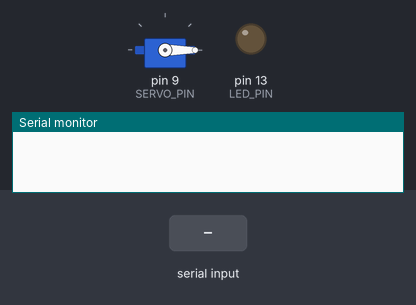
The sketch below on a simulated Arduino Uno, built with avr-gcc and run on an emulated ATmega328P. Shown: servo, output pins drawn as LEDs (lit = HIGH), the last lines printed to the serial monitor. The test bench sets the inputs (shaded band).

Above: at 1.2 s.
1.3 s: "a" received over Serial
At 2.1 s:
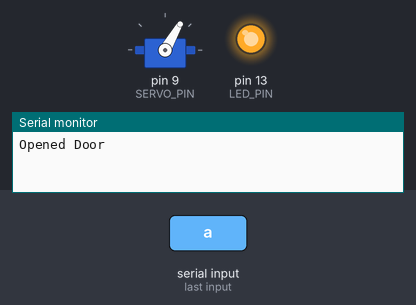
3.8 s: "c" received over Serial
At 4.4 s:
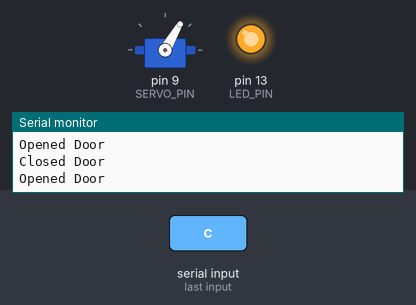
5.3 s: "1" received over Serial
At 6.5 s:
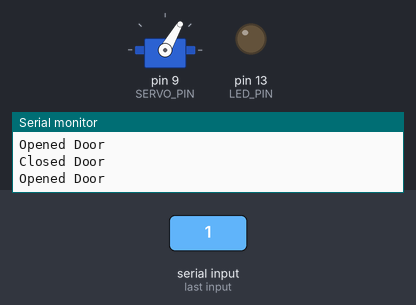
6.8 s: "b" received over Serial
At 7.9 s:
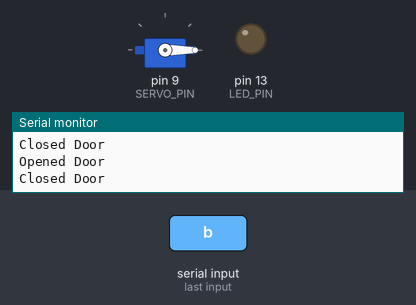
Timing chart, 0 to 9.3 s (numbered marks = the images above; inputs shaded):
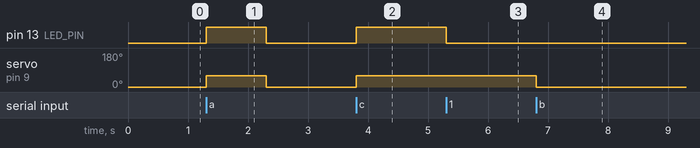

Measured:
- after the input at 1.3 s, pin 13 (LED_PIN): LOW → HIGH at once, → LOW 1.0 s later; servo on pin 9 (SERVO_PIN): 0° → 60° at once, → 0° 1.0 s later
- after the input at 3.8 s, pin 13 (LED_PIN): LOW → HIGH at once; servo on pin 9 (SERVO_PIN): 0° → 60° at once
- after the input at 5.3 s, pin 13 (LED_PIN): HIGH → LOW at once
- after the input at 6.8 s, servo on pin 9 (SERVO_PIN): 60° → 0° at once

The sketch:

petfeederv2.ino
```cpp
#include<Servo.h>

Servo servo;
const int LED_PIN =  LED_BUILTIN; // The number of the LED pin
int SERVO_PIN = 9;    // The pin which the servo is attached to
int CLOSE_ANGLE = 0;  // The closing angle of the servo motor arm
int OPEN_ANGLE = 60;  // The opening angle of the servo motor arm

void setup() {
  // put your setup code here, to run once:
  Serial.begin(9600);
  pinMode(LED_PIN,OUTPUT);
  servo.attach(SERVO_PIN);
  servo.write(CLOSE_ANGLE); // Close the trapdoor when it first boots up
}

void loop() {
  // put your main code here, to run repeatedly:
  if(Serial.available()){
    char c = Serial.read();   // Read data sent by the cloud
    switch(c){
      case 'a' : digitalWrite(LED_PIN,HIGH);  // If character received is 'a', dispense the treat
                 open_door();
                 delay(1000);
                 close_door();
                 digitalWrite(LED_PIN,LOW);
                 break;
      case 'b' : digitalWrite(LED_PIN,LOW);   // If charecter received is 'b', close the trapdoor
                 close_door();
                 break;
      case 'c' : digitalWrite(LED_PIN,HIGH);  // If charecter received is 'c', open the trapdoor
                 open_door();
                 break;
      default : digitalWrite(LED_PIN,LOW);
                break;
    }
  }
}

void open_door(){
  Serial.println("Opened Door");
  servo.write(OPEN_ANGLE);   // Send the command to the servo motor to open the trap door
}

void close_door(){
  Serial.println("Closed Door");
  servo.write(CLOSE_ANGLE);   // Send te command to the servo motor to close the trap door
}
```
